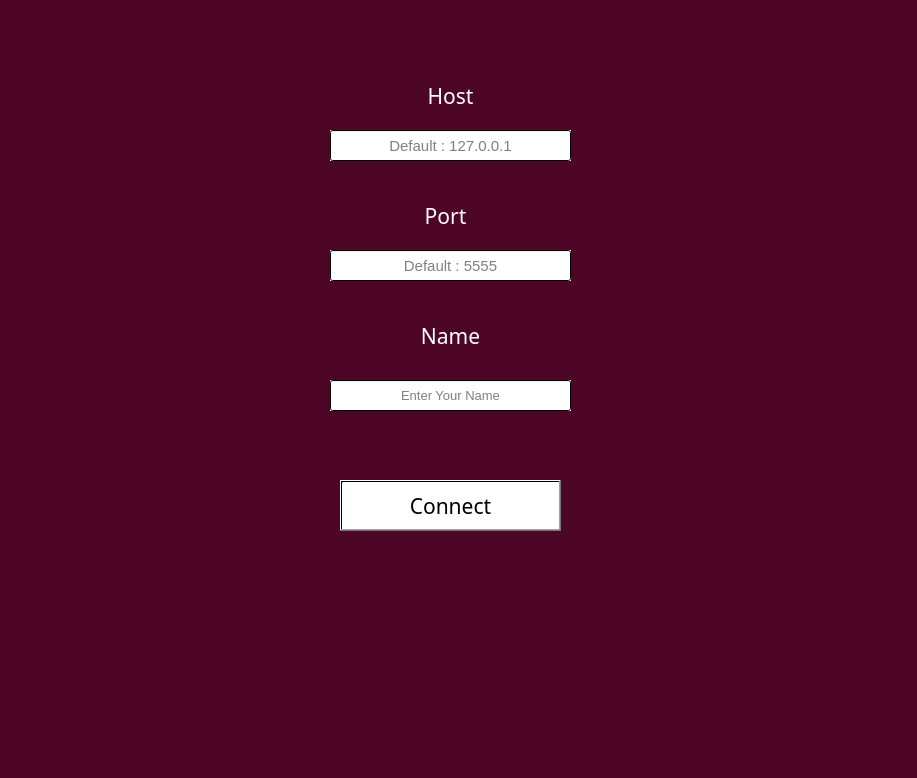
<?xml version="1.0" encoding="UTF-8"?>
<ui version="4.0">
 <class>MainWindow</class>
 <widget class="QMainWindow" name="MainWindow">
  <property name="geometry">
   <rect>
    <x>0</x>
    <y>0</y>
    <width>917</width>
    <height>778</height>
   </rect>
  </property>
  <property name="font">
   <font>
    <family>Calibri</family>
    <pointsize>14</pointsize>
    <kerning>true</kerning>
   </font>
  </property>
  <property name="windowTitle">
   <string>CHatApP</string>
  </property>
  <property name="styleSheet">
   <string notr="true">background-color: qlineargradient(spread:pad, x1:0.97, y1:0.0170455, x2:1, y2:0, stop:1 rgba(77, 6, 38, 255));</string>
  </property>
  <widget class="QWidget" name="centralwidget">
   <widget class="QLineEdit" name="lineEdit">
    <property name="geometry">
     <rect>
      <x>330</x>
      <y>130</y>
      <width>241</width>
      <height>31</height>
     </rect>
    </property>
    <property name="font">
     <font>
      <pointsize>11</pointsize>
      <weight>50</weight>
      <bold>false</bold>
     </font>
    </property>
    <property name="styleSheet">
     <string notr="true">
background-color: qlineargradient(spread:pad, x1:0, y1:0, x2:0.01, y2:0.00568182, stop:0 rgba(0, 0, 0, 255), stop:1 rgba(255, 255, 255, 255));</string>
    </property>
    <property name="alignment">
     <set>Qt::AlignCenter</set>
    </property>
    <property name="placeholderText">
     <string>Default : 127.0.0.1</string>
    </property>
   </widget>
   <widget class="QLineEdit" name="lineEdit_2">
    <property name="geometry">
     <rect>
      <x>330</x>
      <y>250</y>
      <width>241</width>
      <height>31</height>
     </rect>
    </property>
    <property name="font">
     <font>
      <pointsize>11</pointsize>
     </font>
    </property>
    <property name="styleSheet">
     <string notr="true">
background-color: qlineargradient(spread:pad, x1:0, y1:0, x2:0.01, y2:0.00568182, stop:0 rgba(0, 0, 0, 255), stop:1 rgba(255, 255, 255, 255));</string>
    </property>
    <property name="alignment">
     <set>Qt::AlignCenter</set>
    </property>
    <property name="placeholderText">
     <string>Default : 5555</string>
    </property>
   </widget>
   <widget class="QLabel" name="label">
    <property name="geometry">
     <rect>
      <x>400</x>
      <y>80</y>
      <width>101</width>
      <height>31</height>
     </rect>
    </property>
    <property name="font">
     <font>
      <family>Algerian</family>
      <pointsize>16</pointsize>
      <weight>50</weight>
      <italic>false</italic>
      <bold>false</bold>
     </font>
    </property>
    <property name="styleSheet">
     <string notr="true">color: qlineargradient(spread:pad, x1:0, y1:0, x2:0.01, y2:0.017, stop:0 rgba(255, 255, 255, 255));

font: 16pt &quot;Algerian&quot;;</string>
    </property>
    <property name="text">
     <string>Host</string>
    </property>
    <property name="alignment">
     <set>Qt::AlignCenter</set>
    </property>
   </widget>
   <widget class="QLabel" name="label_2">
    <property name="geometry">
     <rect>
      <x>400</x>
      <y>200</y>
      <width>91</width>
      <height>31</height>
     </rect>
    </property>
    <property name="font">
     <font>
      <family>Algerian</family>
      <pointsize>16</pointsize>
      <weight>50</weight>
      <italic>false</italic>
      <bold>false</bold>
     </font>
    </property>
    <property name="styleSheet">
     <string notr="true">color: qlineargradient(spread:pad, x1:0, y1:0, x2:0.01, y2:0.017, stop:0 rgba(255, 255, 255, 255));
font: 16pt &quot;Algerian&quot;;</string>
    </property>
    <property name="text">
     <string>Port</string>
    </property>
    <property name="alignment">
     <set>Qt::AlignCenter</set>
    </property>
   </widget>
   <widget class="QLineEdit" name="lineEdit_3">
    <property name="geometry">
     <rect>
      <x>330</x>
      <y>380</y>
      <width>241</width>
      <height>31</height>
     </rect>
    </property>
    <property name="font">
     <font>
      <pointsize>10</pointsize>
      <weight>50</weight>
      <bold>false</bold>
     </font>
    </property>
    <property name="styleSheet">
     <string notr="true">
background-color: qlineargradient(spread:pad, x1:0, y1:0, x2:0.01, y2:0.00568182, stop:0 rgba(0, 0, 0, 255), stop:1 rgba(255, 255, 255, 255));</string>
    </property>
    <property name="alignment">
     <set>Qt::AlignCenter</set>
    </property>
    <property name="placeholderText">
     <string>Enter Your Name</string>
    </property>
   </widget>
   <widget class="QLabel" name="label_3">
    <property name="geometry">
     <rect>
      <x>400</x>
      <y>320</y>
      <width>101</width>
      <height>31</height>
     </rect>
    </property>
    <property name="font">
     <font>
      <family>Algerian</family>
      <pointsize>16</pointsize>
      <weight>50</weight>
      <italic>false</italic>
      <bold>false</bold>
     </font>
    </property>
    <property name="styleSheet">
     <string notr="true">color: qlineargradient(spread:pad, x1:0, y1:0, x2:0.01, y2:0.017, stop:0 rgba(255, 255, 255, 255));
font: 16pt &quot;Algerian&quot;;</string>
    </property>
    <property name="text">
     <string>Name</string>
    </property>
    <property name="alignment">
     <set>Qt::AlignCenter</set>
    </property>
   </widget>
   <widget class="QPushButton" name="pushButton">
    <property name="geometry">
     <rect>
      <x>340</x>
      <y>480</y>
      <width>221</width>
      <height>51</height>
     </rect>
    </property>
    <property name="font">
     <font>
      <family>Algerian</family>
      <pointsize>16</pointsize>
      <weight>50</weight>
      <italic>false</italic>
      <bold>false</bold>
     </font>
    </property>
    <property name="styleSheet">
     <string notr="true">
background-color: qlineargradient(spread:pad, x1:0, y1:0, x2:0.01, y2:0.00568182, stop:0 rgba(0, 0, 0, 255), stop:1 rgba(255, 255, 255, 255));
font: 16pt &quot;Algerian&quot;;</string>
    </property>
    <property name="text">
     <string>Connect</string>
    </property>
   </widget>
  </widget>
  <widget class="QStatusBar" name="statusbar"/>
 </widget>
 <resources/>
 <connections/>
</ui>
